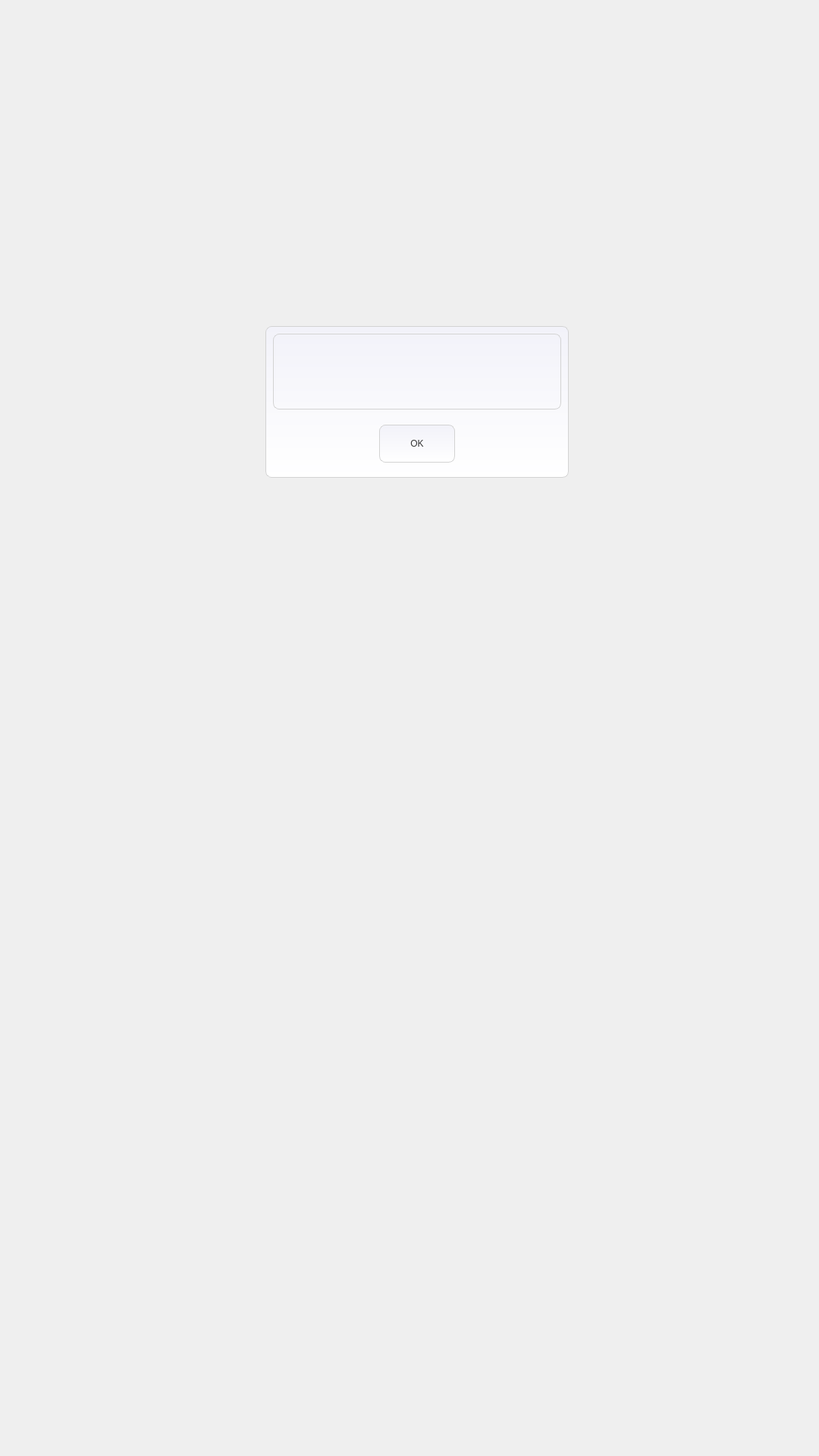
<?xml version="1.0" encoding="UTF-8"?>
<ui version="4.0">
 <class>PopupWidget</class>
 <widget class="QWidget" name="PopupWidget">
  <property name="windowModality">
   <enum>Qt::WindowModal</enum>
  </property>
  <property name="geometry">
   <rect>
    <x>0</x>
    <y>0</y>
    <width>1080</width>
    <height>1920</height>
   </rect>
  </property>
  <property name="windowTitle">
   <string>Form</string>
  </property>
  <widget class="QWidget" name="widget_Popup" native="true">
   <property name="geometry">
    <rect>
     <x>350</x>
     <y>430</y>
     <width>400</width>
     <height>200</height>
    </rect>
   </property>
   <property name="styleSheet">
    <string notr="true">QWidget {
border: 1px solid #D3D3D3;
border-radius: 8px;
background: qlineargradient(spread:pad, x1:0, y1:0, x2:0, y2:1, stop:0 rgba(242, 242, 249, 255), stop:1 rgba(255, 255, 255, 255));
color: #333;
padding: 0px;
} 
QWidget:on {
background: qlineargradient(x1: 0, y1: 0, x2: 0, y2: 1,stop: 0 #D5D5D5, stop: 1 #EEEEEE);
} 
</string>
   </property>
   <widget class="QPushButton" name="pushButton_OK">
    <property name="geometry">
     <rect>
      <x>150</x>
      <y>130</y>
      <width>100</width>
      <height>50</height>
     </rect>
    </property>
    <property name="maximumSize">
     <size>
      <width>16777211</width>
      <height>16777215</height>
     </size>
    </property>
    <property name="focusPolicy">
     <enum>Qt::NoFocus</enum>
    </property>
    <property name="text">
     <string>OK</string>
    </property>
   </widget>
   <widget class="QLabel" name="label_Text">
    <property name="geometry">
     <rect>
      <x>10</x>
      <y>10</y>
      <width>380</width>
      <height>100</height>
     </rect>
    </property>
    <property name="styleSheet">
     <string notr="true">background-color: rgba(109, 109, 109, 0);
background-image: url(:/images/transparency.png);
border-image: url(:/images/transparency.png);</string>
    </property>
    <property name="text">
     <string/>
    </property>
    <property name="alignment">
     <set>Qt::AlignCenter</set>
    </property>
    <property name="wordWrap">
     <bool>true</bool>
    </property>
   </widget>
  </widget>
 </widget>
 <resources/>
 <connections/>
</ui>
